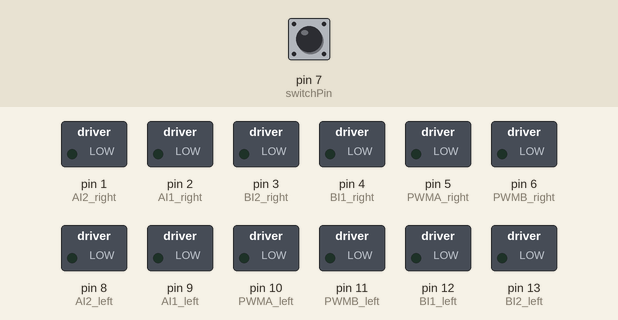
Recording of a sketch running on a simulated Arduino Uno, built with avr-gcc and run on an emulated ATmega328P. Parts: switched loads named in the sketch (green lamp = pin HIGH). The inputs (shaded band) are chosen by the test bench; at power-on: pin 7 (switchPin) HIGH.

Above: at 1.2 s.
1.3 s: pin 7 (switchPin) pulled LOW for 0.15 s
At 2.7 s:
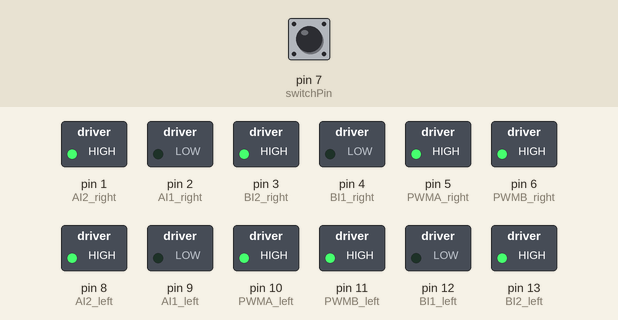
At 8.5 s:
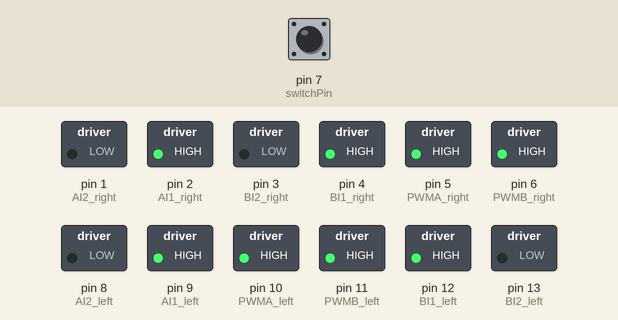
Timing chart, 0 to 13.4 s (numbered marks = the images above; inputs shaded):
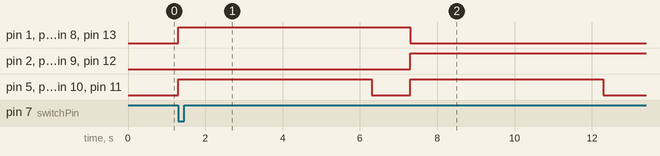

The sketch:

main.ino
```cpp
// Motor Driver - Right Side
const int PWMA_right = 5;
const int AI2_right = 1;
const int AI1_right = 2;
const int BI1_right = 4;
const int BI2_right = 3;
const int PWMB_right = 6;

// Motor Driver - Left Side
const int PWMA_left = 10;
const int AI2_left = 8;
const int AI1_left = 9;
const int BI1_left = 12;
const int BI2_left = 13;
const int PWMB_left = 11;

int switchPin = 7;

bool courseDone = false;

void setup() {
  pinMode(switchPin, INPUT_PULLUP);

  attachInterrupt(digitalPinToInterrupt(switchPin), stop, FALLING);

  pinMode(PWMA_right, OUTPUT);
  pinMode(AI2_right, OUTPUT);
  pinMode(AI1_right, OUTPUT);
  pinMode(BI1_right, OUTPUT);
  pinMode(BI2_right, OUTPUT);
  pinMode(PWMB_right, OUTPUT);

  pinMode(PWMA_left, OUTPUT);
  pinMode(AI2_left, OUTPUT);
  pinMode(AI1_left, OUTPUT);
  pinMode(BI1_left, OUTPUT);
  pinMode(BI2_left, OUTPUT);
  pinMode(PWMB_left, OUTPUT);
}

void loop() {
  if (!courseDone && digitalRead(switchPin) == LOW) {
    forward(5);
    delay(1000);
    backward(5);
    courseDone = true;
  }
}

void forward(int time) {
  analogWrite(PWMA_right, 255);
  digitalWrite(AI2_right, HIGH);
  digitalWrite(AI1_right, LOW);
  digitalWrite(BI1_right, LOW);
  digitalWrite(BI2_right, HIGH);
  analogWrite(PWMB_right, 255);

  analogWrite(PWMA_left, 255);
  digitalWrite(AI2_left, HIGH);
  digitalWrite(AI1_left, LOW);
  digitalWrite(BI1_left, LOW);
  digitalWrite(BI2_left, HIGH);
  analogWrite(PWMB_left, 255);

  delay(time * 1000);

  stop();
}

void backward(int time){
  analogWrite(PWMA_right, 255);
  digitalWrite(AI2_right, LOW);
  digitalWrite(AI1_right, HIGH);
  digitalWrite(BI1_right, HIGH);
  digitalWrite(BI2_right, LOW);
  analogWrite(PWMB_right, 255);

  analogWrite(PWMA_left, 255);
  digitalWrite(AI2_left, LOW);
  digitalWrite(AI1_left, HIGH);
  digitalWrite(BI1_left, HIGH);
  digitalWrite(BI2_left, LOW);
  analogWrite(PWMB_left, 255);

  delay(time * 1000);

  stop();
}

void stop() {
  analogWrite(PWMA_right, 0);
  analogWrite(PWMB_right, 0);
  analogWrite(PWMA_left, 0);
  analogWrite(PWMB_left, 0);
}
```

Measured:
- after the input at 1.3 s, pin 1 (AI2_right): LOW → HIGH at once, → LOW 6.0 s later; pin 2 (AI1_right): LOW → HIGH after 6.0 s
